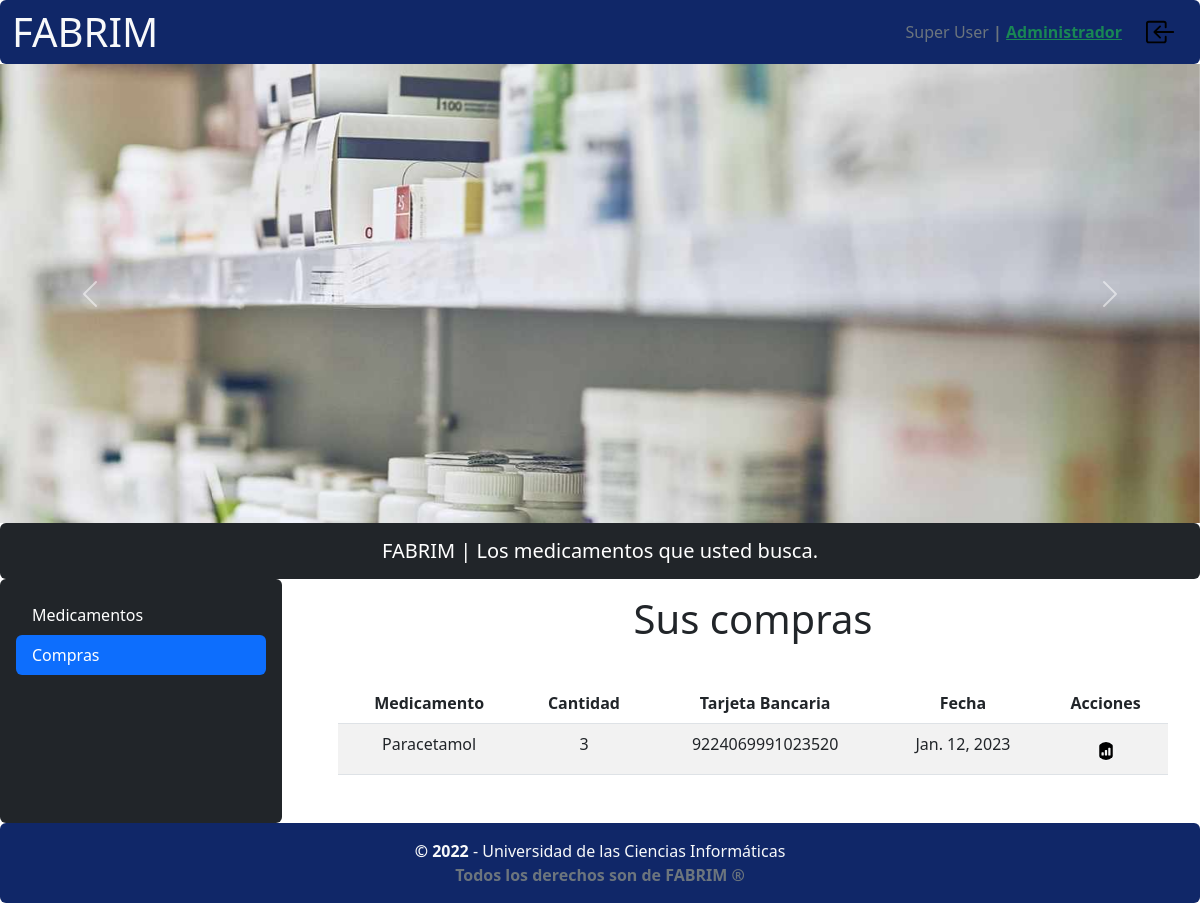
Page /fabrim/compras/ (signed in) on the committed database.
### main_app/models.py (models this page shows, shortened)
class User(AbstractBaseUser, PermissionsMixin):
    email = models.EmailField(max_length=255, unique=True)
    name = models.CharField(max_length=255, validators=[nombre_regex])
    apellidos = models.CharField(max_length=255, validators=[apellidos_regex])
    ci = models.CharField(max_length=11, unique=True,null=False, blank=False, validators=[ci_regex])
    tfno = models.CharField(max_length=50, validators=[tfno_regex])
    apto = models.CharField(max_length=50, validators=[apto_regex])
    is_active = models.BooleanField(default=True)
    is_staff = models.BooleanField(default=False)
    is_admin_fabrim = models.BooleanField(default=False)
    is_customer = models.BooleanField(default=False)
    objects = OwnUserManager()
    USERNAME_FIELD = 'email'
    REQUIRED_FIELDS = ['name', 'apellidos', 'ci', 'tfno']
    def has_perm(self, perm, obj=None):
        return True

class Compra(models.Model):
    fecha = models.DateField(blank=False, null=False, auto_now=True)
    tarjeta_bancaria = models.CharField(max_length=255, null=False, blank=False, validators=[tb_regex])
    cantidad = models.IntegerField(blank=False, null=False, default=1, validators=[MaxValueValidator(3, "La cantidad debe ser menor o igual a 3"),MinValueValidator(1, "La cantidad al menos debe ser 1")])
    total_pagado = models.IntegerField(blank=False, null=False)
    medicamento_id = models.ForeignKey(Medicamento, on_delete=models.CASCADE)
    usuario_id = models.ForeignKey(User, on_delete=models.CASCADE)
    class Meta:
        ordering = ['fecha']
        permissions = (("generate_voucher", "can generate a voucher"),)

class Medicamento(models.Model):
    nombre = models.CharField(max_length=255, blank=False, null=False)
    no_lote = models.CharField(max_length=255, unique=True, null=False, blank=False, validators=[no_lote_regex])
    fecha_cad = models.DateField(blank=False, null=False)
    tarjeta_estiba_id = models.OneToOneField(TarjetaEstiba, on_delete=models.CASCADE, primary_key=True)
    tipo_medicamento_id = models.ForeignKey(
        TipoMedicamento, on_delete=models.CASCADE)
    class Meta:
        ordering = ['fecha_cad', 'no_lote', 'nombre']

### main_app/views.py (the view)
# urls.py: path('fabrim/compras/', views.list_own_buys, name="compras_users"),
@login_required(redirect_field_name='login')
@for_customer
@permission_required(('main_app.view_compra', ))
def list_own_buys(request):
    context = {}
    context['title'] = "Sus compras"
    context['object_list'] = _models.Compra.objects.filter(
        usuario_id=request.user)
    return render(request, "pages/users/compras_user.html", context)

### main_app/decorator.py (called while the page is built)
def for_customer(function=None, redirect_field_name=REDIRECT_FIELD_NAME, login_url='login'):
    actual_decorator = user_passes_test(
        lambda u: u.is_active and u.is_customer or u.is_superuser,
        login_url=login_url,
        redirect_field_name=redirect_field_name
    )
    if function:
        return actual_decorator(function)
    return actual_decorator

### main_app/templatetags/templatetag.py (called while the page is built)
@register.filter(name='has_group')
def has_group(user, group_name):
    group = Group.objects.filter(name=group_name)
    if group:
        group = group.first()
        return True if group in user.groups.all() or user.is_superuser == True else False
    else:
        return False

### main_app/templates/pages/users/compras_user.html (shortened to what this page needs)
{% extends "base_users.html" %}
{% load static %}
{% block content_title %}
  {{ title }}
{% endblock content_title %}
{% block content_table %}
  <div class="d-flex justify-content-center align-content-center w-100 h-0 p-3">
    <div class="table-responsive w-100">
      <table id="comprasTable" class="table table-striped table-hover">
        <thead>
          <tr>
            <th scope="col" class="text-center">Medicamento</th>
            <th scope="col" class="text-center">Cantidad</th>
            <th scope="col" class="text-center">Tarjeta Bancaria</th>
            <th scope="col" class="text-center">Fecha</th>
            {% if perms.main_app.generate_voucher %}
            <th scope="col" class="text-center">Acciones</th>
            {% endif %}
          </tr>
        </thead>
        <tbody>
          {% for el in object_list %}
            {% if el.usuario_id == request.user %}
              <tr>
                <td class="text-center">{{ el.medicamento_id.nombre }}</td>
                <td class="text-center">{{ el.cantidad }}</td>
                <td class="text-center">{{ el.tarjeta_bancaria }}</td>
                <td class="text-center">{{ el.fecha }}</td>
                {% if perms.main_app.generate_voucher %}
                <td>
                  <div class="d-flex flex-row p-1 m-0 justify-content-center align-content-center">
                    <a class="btn btn-ghost p-0" href={% url 'comprobante_user' el.pk %}>
                      <img src="{% static 'images/icons/file-bar-graph-fill.svg' %}"
                          alt="reporte"
                          width="20px"
                          height="20px"
                          class="btn btn-outline-light rounded-circle p-0"/>
                  </div>
                </td>
                {% endif %}
              </tr>
            {% endif %}
          {% endfor %}
        </tbody>
      </table>
    </div>
  </div>
{% endblock content_table %}

### main_app/templates/navbar.html
{% load static %}
{% load templatetag %}
<nav class="navbar color-page navbar-expand-lg rounded-2  ">
  <div class="container-fluid flex-row justify-content-between  ">
    <div>
      <a class="navbar-brand"
         href="{% if request.user.is_authenticated and user.is_customer %} {% url "index_users" %} {% elif user.is_admin_fabrim and request.user.is_authenticated %} {% url "principal" %} {% else %} {% url "index" %} {% endif %}"><span class="display-6 text-light">FABRIM</span></a
        >
      </div>
      <div class="d-flex flex-row p-1 justify-content-center align-items-center"
           role="group"
           aria-label="Basic outlined example">
        {% if not request.user.is_authenticated %}
          <a class="btn btn-outline-primary mx-2" href={% url 'login' %}>Iniciar Sesión</a>
          <a class="btn btn-outline-info mx-1" href={% url 'register' %}>Registrarse</a>
        {% else %}
          <p class="mb-0 text-muted mx-2">
            {{ request.user.name }} {{ request.user.apellidos }}<strong>
            {% if request.user.is_staff and request.user|has_group:"Administrador" or request.user.is_superuser %} |
              <a href="/admin/"
                 class="align-items-center me-2 mb-2 mb-lg-0 text-success ">Administrador</a>
            {% else %}
              <p class="align-items-center me-2 mb-2 mb-lg-0 text-success ">
               | {{ user.groups.all.0 }}
              </p>
            {% endif %}
          </strong>
        </p>
        <a href="{% url 'logout' %}">
          <img src="{% static "images/icons/box-arrow-in-left.svg" %}"
               width="30px"
               height="30px"
               style="cursor: pointer"
               class="p-0 mx-2"
               alt="...."/>
        </a>
      {% endif %}
    </div>
  </div>
</nav>

### main_app/static/css/my_styles.css (style rules this page uses)
.color-page { background-color: rgb(16, 39, 104); }

### rows in the picture
User: user.name "Super", user.apellidos "User"
Compra: medicamento_id.nombre "Paracetamol", cantidad "3", tarjeta_bancaria "9224069991023520", fecha "Jan. 12, 2023"

### other values in the picture
{{ title }} "Sus compras"
